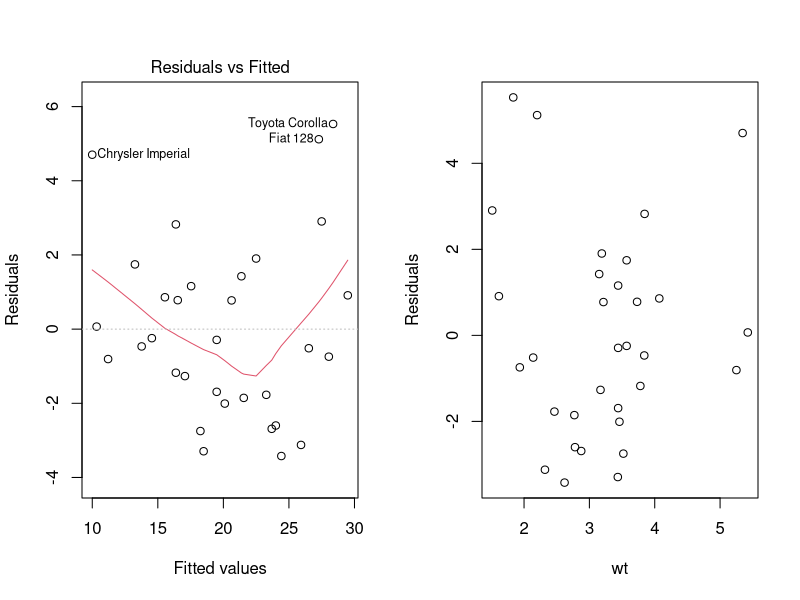
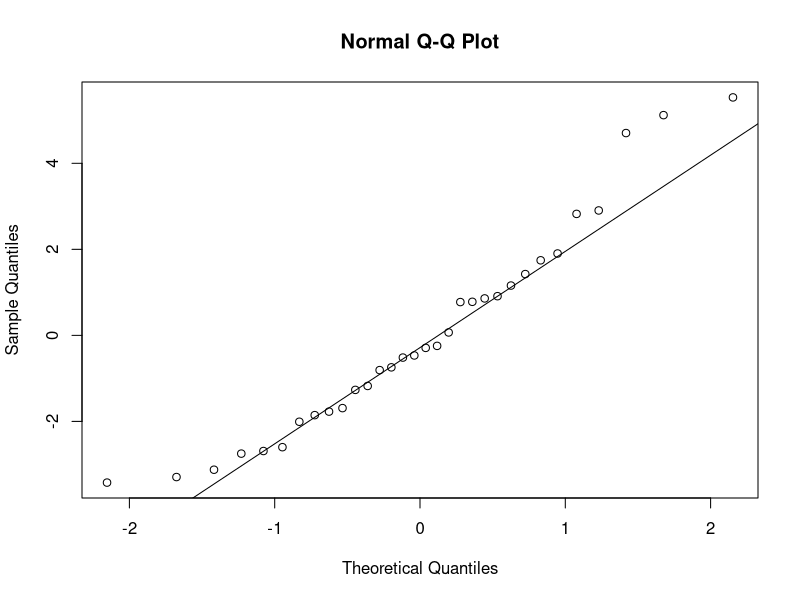
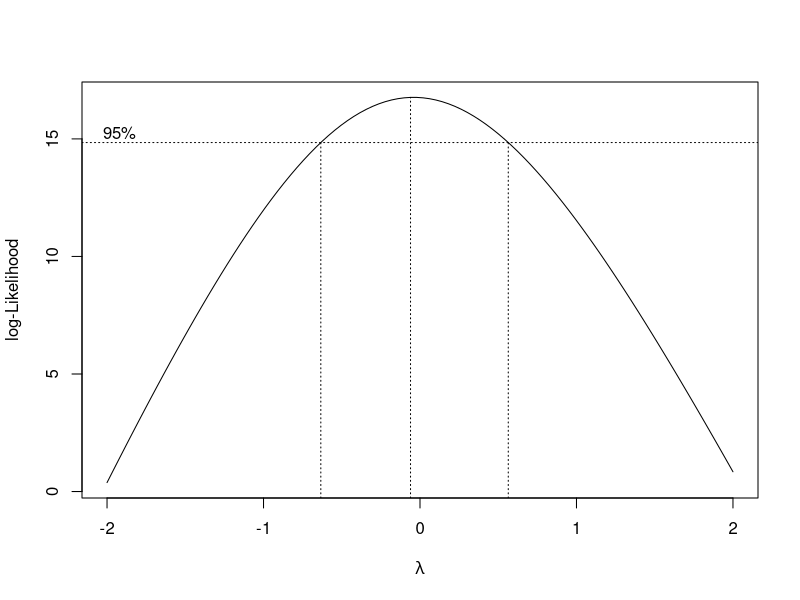

Reproduce these figures in R, in order.
## ---- chunk 1
diag_mod <- lm(mpg ~ wt + hp + am, data = mtcars)
par(mfrow = c(1, 2))
plot(diag_mod, which = 1)      # residuals vs fitted
plot(mtcars$wt, resid(diag_mod), xlab = "wt", ylab = "Residuals")
par(mfrow = c(1, 1))
## ---- chunk 2
qqnorm(resid(diag_mod)); qqline(resid(diag_mod))
## ---- chunk 3
cbind(rstudent(diag_mod),
      hatvalues(diag_mod),
      cooks.distance(diag_mod))[1:5, ]
## ---- chunk 4
MASS::boxcox(diag_mod, plotit = TRUE)
